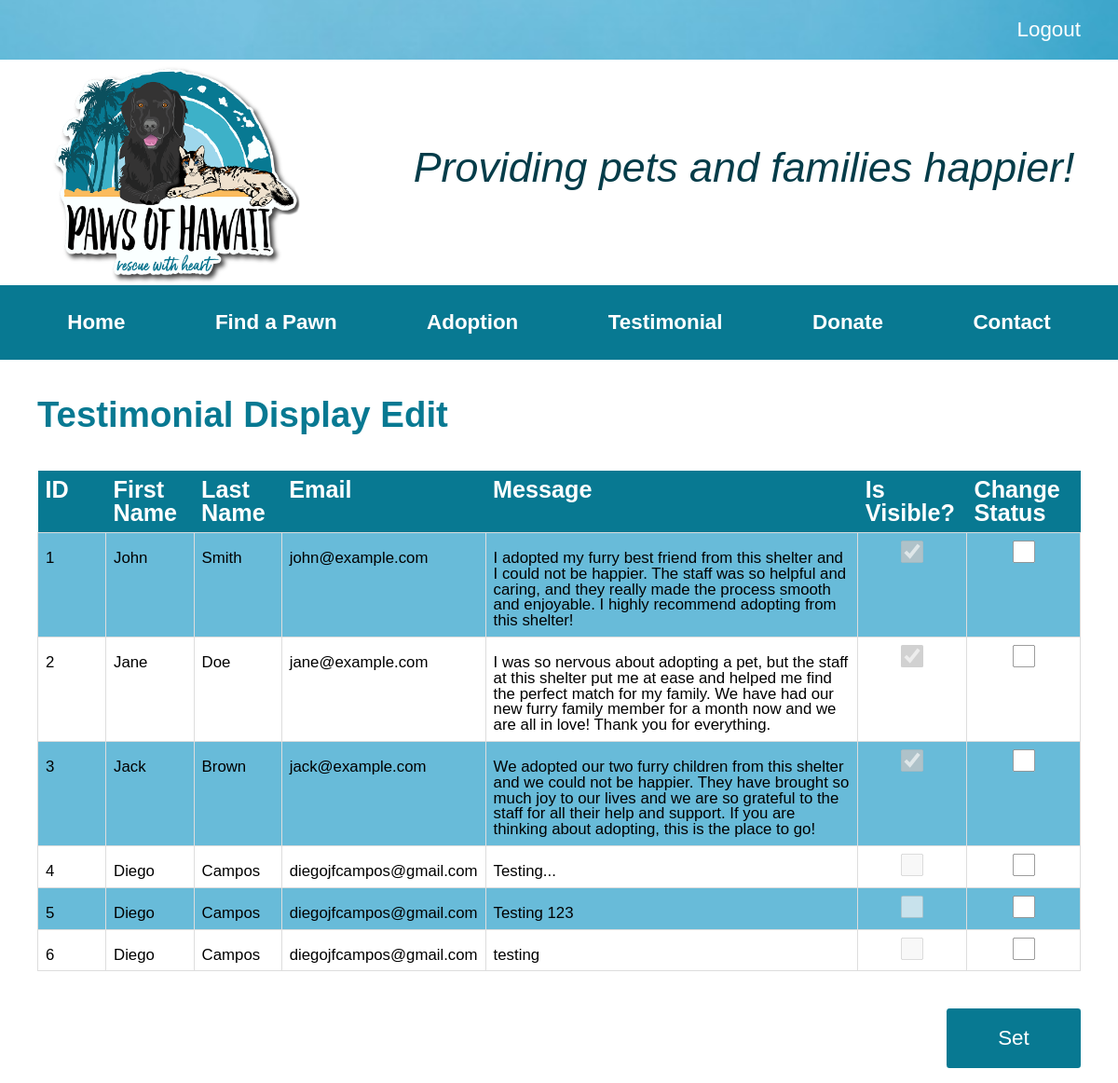
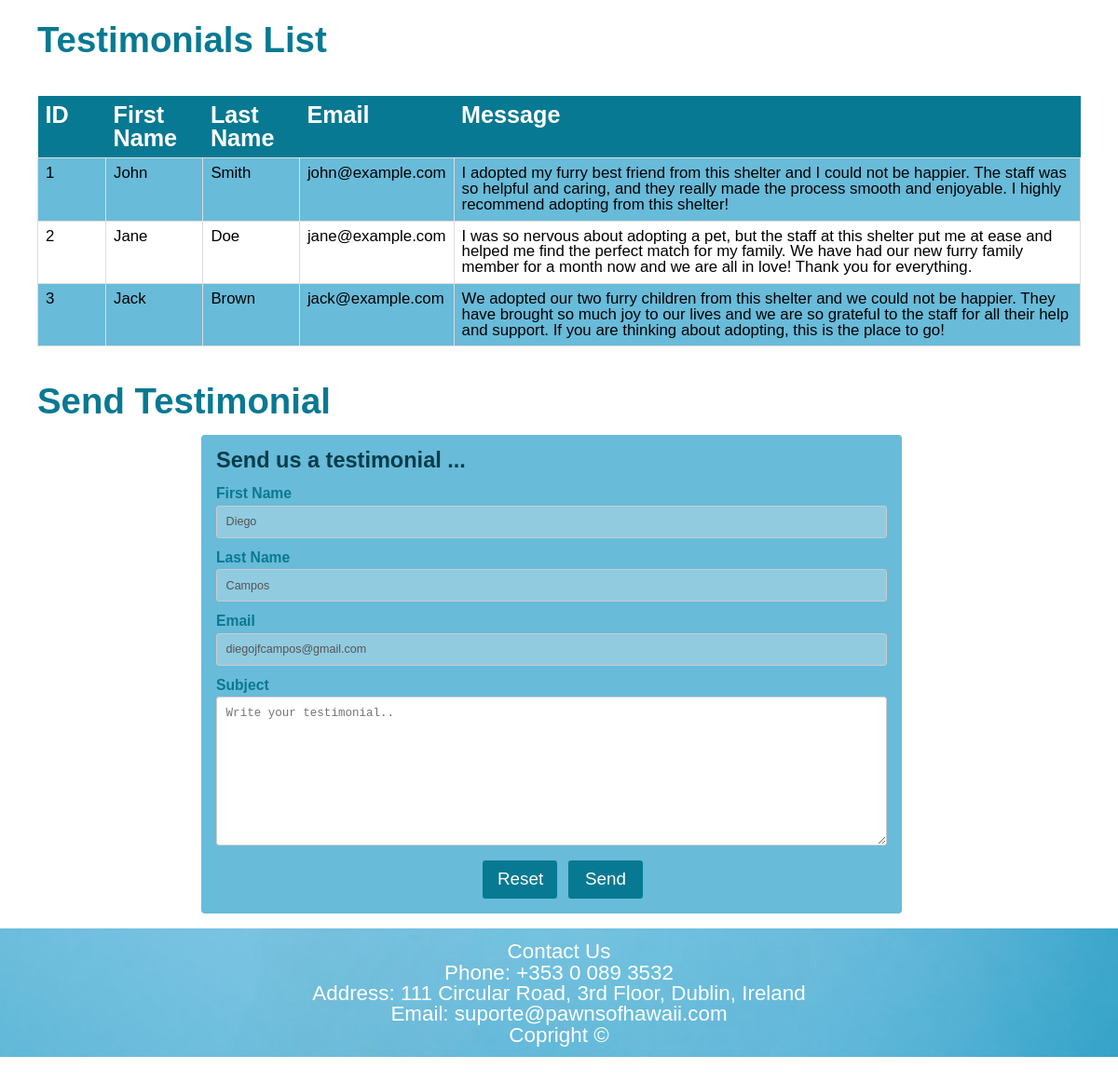
Page /views/testimonial.php (signed in) on the committed database (2 pictures, top to bottom).
### tables this page shows
CREATE TABLE `testimonial` (
  `testimonialid` int(11) NOT NULL,
  `firstname` varchar(15) NOT NULL,
  `lastname` varchar(15) NOT NULL,
  `email` varchar(50) NOT NULL,
  `testimonial` mediumtext DEFAULT NULL,
  `user_id` int(11) NOT NULL,
  `visible` tinyint(1) DEFAULT 0
);

### controller/testimonial_table_edit.php (the view, shortened to what this page needs)
<?php
require_once('../config/dbconnect.php');
$menu_items = array(
    array(
        'label' => 'ID',
    ),
    array(
        'label' => 'First Name',
    ),
    array(
        'label' => 'Last Name',
    ),
    array(
        'label' => 'Email',
    ),
    array(
        'label' => 'Message',
    ),
    array(
        'label' =>'Is Visible?',
    ),
    array(
        'label' =>'Change Status'
    )
);
foreach ($menu_items as $item) {
    echo "<th href=>" . $item['label'] . "</th>";
}
$queryGetTestimonial = "SELECT * from testimonial";
$getTestimonialResult = mysqli_query($conn, $queryGetTestimonial);
if (!$getTestimonialResult) {
    echo "Problem to get testimonial list";
} else {
    while ($user_data = mysqli_fetch_array($getTestimonialResult)) {
        echo "<tr>";
        echo "<td>" . $user_data['testimonialid'] . "</td>";
        echo "<td>" . $user_data['firstname'] . "</td>";
        echo "<td>" . $user_data['lastname'] . "</td>";
        echo "<td>" . $user_data['email'] . "</td>";
        echo "<td>" . $user_data['testimonial'] . "</td>";
        echo "<td><input type='checkbox' name='selected_testimonials' value='" . "' class='checkbox-visible'" . ($user_data['visible'] ? "checked" : "") . " disabled></td>";
        echo "<td><input type='checkbox' name='selected_testimonials[]' value='" . $user_data['testimonialid'] . "' class='checkbox-visible'></td>";
        echo "</tr>";
    }
}
?>

### controller/create_table.php (shortened to what this page needs)
<?php
try{
    require_once('../config/dbconnect.php');
    switch ($_SERVER['PHP_SELF']) {
        case '/pawns_of_hawaii/views/testimonial.php':
            $menu_items = array(
                array(
                  'label' => 'ID',
                ),
                array(
                  'label' => 'First Name',
                ),
                array(
                  'label' => 'Last Name',
                ),
                array(
                  'label' => 'Email',
                ),
                array(
                  'label' => 'Message',
                ),
              );
              foreach ($menu_items as $item) {
                echo "<th href=>" . $item['label'] . "</th>";
              };
            $queryGetTestimonial = "SELECT * from testimonial WHERE visible = 1";
            $getTestimonialResult = mysqli_query($conn, $queryGetTestimonial);
            if (!$getTestimonialResult) {
                echo "Problem to get testimonial list";
            } else {
                while ($user_data = mysqli_fetch_array($getTestimonialResult)) {
                    echo "<tr>";
                    echo "<td>" . $user_data['testimonialid'] . "</td>";
                    echo "<td>" . $user_data['firstname'] . "</td>";
                    echo "<td>" . $user_data['lastname'] . "</td>";
                    echo "<td>" . $user_data['email'] . "</td>";
                    echo "<td>" . $user_data['testimonial'] . "</td>";
                    echo "</tr>";
                }
            }
            break;
    }
} catch (Exception $e) {
    echo 'Caught exception: ', $e->getMessage(), "\n";
}
?>

### css/style.css (style rules this page uses)
html, body, div, span, applet, object, iframe, h1, h2, h3, h4, h5, h6, p, blockquote, pre, a, abbr, acronym, address, big, cite, code, del, dfn, em, img, ins, kbd, q, s, samp, small, strike, strong, sub, sup, tt, var, b, u, i, center, dl, dt, dd, ol, ul, li, fieldset, form, label, legend, table, caption, tbody, tfoot, thead, tr, th, td, article, aside, canvas, details, embed, figure, figcaption, footer, header, hgroup, menu, nav, output, ruby, section, summary, time, mark, audio, video { margin: 0; padding: 0; border: 0; font-size: 100%; font: inherit; vertical-align: baseline; }
body { line-height: 1; }
html { zoom: 80%; }
body { font-family: sans-serif; font-size: 14px; position: relative; }
th { background-color: #087992; color: white; font-weight: bold; font-size: 1.5em; text-align: left; padding: 10px; height: 50px; }
td:first-child { width: 70px; }
td { border: 2px solid #dddddd; text-align: left; padding: 10px; }
tr { font-size: 1.5em; }
tr:nth-child(even) { background-color: #68bbd9; }
.checkbox-visible { height: 30px; width: 30px; margin: 0 auto; display: block; }

### rows in the picture
testimonial: testimonialid "1", firstname "John", lastname "Smith", email "john@example.com", testimonial "I adopted my furry best friend from this shelter and I could not be happier. The staff was so helpful and caring, and they really made the process smooth and enjoyable. I highly recommend adopting from this shelter!", visible "☑"
testimonial: testimonialid "2", firstname "Jane", lastname "Doe", email "jane@example.com", testimonial "I was so nervous about adopting a pet, but the staff at this shelter put me at ease and helped me find the perfect match for my family. We have had our new furry family member for a month now and we are all in love! Thank you for everything.", visible "☑"
testimonial: testimonialid "3", firstname "Jack", lastname "Brown", email "jack@example.com", testimonial "We adopted our two furry children from this shelter and we could not be happier. They have brought so much joy to our lives and we are so grateful to the staff for all their help and support. If you are thinking about adopting, this is the place to go!", visible "☑"
testimonial: testimonialid "4", firstname "Diego", lastname "Campos", email "diegojfcampos@gmail.com", testimonial "Testing..."
testimonial: testimonialid "5", firstname "Diego", lastname "Campos", email "diegojfcampos@gmail.com", testimonial "Testing 123"
testimonial: testimonialid "6", firstname "Diego", lastname "Campos", email "diegojfcampos@gmail.com", testimonial "testing"

### other values in the picture
$item['label'] "Home"
$item['label'] "Find a Pawn"
$item['label'] "Adoption"
$item['label'] "Testimonial"
$item['label'] "Donate"
$item['label'] "Contact"
$item['label'] "ID"
$item['label'] "First Name"
$item['label'] "Last Name"
$item['label'] "Email"
$item['label'] "Message"
$item['label'] "Is Visible?"
$item['label'] "Change Status"
